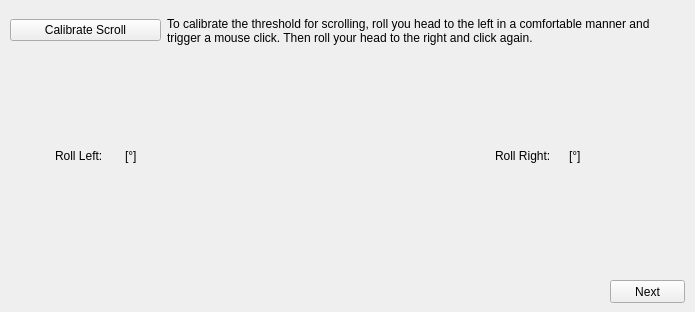
   <widget class="QWidget" name="scroll">
    <attribute name="title">
     <string>Scroll</string>
    </attribute>
    <widget class="QWidget" name="horizontalLayoutWidget_7">
     <property name="geometry">
      <rect>
       <x>10</x>
       <y>10</y>
       <width>676</width>
       <height>41</height>
      </rect>
     </property>
     <layout class="QHBoxLayout" name="horizontalLayout_7">
      <item>
       <widget class="QPushButton" name="pushButton_calibrate_scroll">
        <property name="maximumSize">
         <size>
          <width>151</width>
          <height>16777215</height>
         </size>
        </property>
        <property name="text">
         <string>Calibrate Scroll</string>
        </property>
       </widget>
      </item>
      <item>
       <widget class="QLabel" name="label_33">
        <property name="text">
         <string>To calibrate the threshold for scrolling, roll you head to the left in a comfortable manner and trigger a mouse click. Then roll your head to the right and click again.</string>
        </property>
        <property name="wordWrap">
         <bool>true</bool>
        </property>
       </widget>
      </item>
     </layout>
    </widget>
    <widget class="QLabel" name="label_36">
     <property name="geometry">
      <rect>
       <x>175</x>
       <y>50</y>
       <width>321</width>
       <height>241</height>
      </rect>
     </property>
     <property name="text">
      <string/>
     </property>
     <property name="pixmap">
      <pixmap>Scroll.png</pixmap>
     </property>
     <property name="scaledContents">
      <bool>true</bool>
     </property>
    </widget>
    <widget class="QWidget" name="horizontalLayoutWidget_8">
     <property name="geometry">
      <rect>
       <x>55</x>
       <y>140</y>
       <width>133</width>
       <height>31</height>
      </rect>
     </property>
     <layout class="QHBoxLayout" name="horizontalLayout_8">
      <item>
       <widget class="QLabel" name="label_34">
        <property name="text">
         <string>Roll Left:</string>
        </property>
       </widget>
      </item>
      <item>
       <widget class="QLabel" name="label_scroll_up">
        <property name="text">
         <string>[°]</string>
        </property>
       </widget>
      </item>
     </layout>
    </widget>
    <widget class="QWidget" name="horizontalLayoutWidget_9">
     <property name="geometry">
      <rect>
       <x>495</x>
       <y>140</y>
       <width>141</width>
       <height>31</height>
      </rect>
     </property>
     <layout class="QHBoxLayout" name="horizontalLayout_9">
      <item>
       <widget class="QLabel" name="label_35">
        <property name="text">
         <string>Roll Right:</string>
        </property>
       </widget>
      </item>
      <item>
       <widget class="QLabel" name="label_scroll_down">
        <property name="text">
         <string>[°]</string>
        </property>
       </widget>
      </item>
     </layout>
    </widget>
    <widget class="QPushButton" name="pushButton_next_scroll">
     <property name="geometry">
      <rect>
       <x>610</x>
       <y>280</y>
       <width>75</width>
       <height>23</height>
      </rect>
     </property>
     <property name="text">
      <string>Next</string>
     </property>
    </widget>
   </widget>
